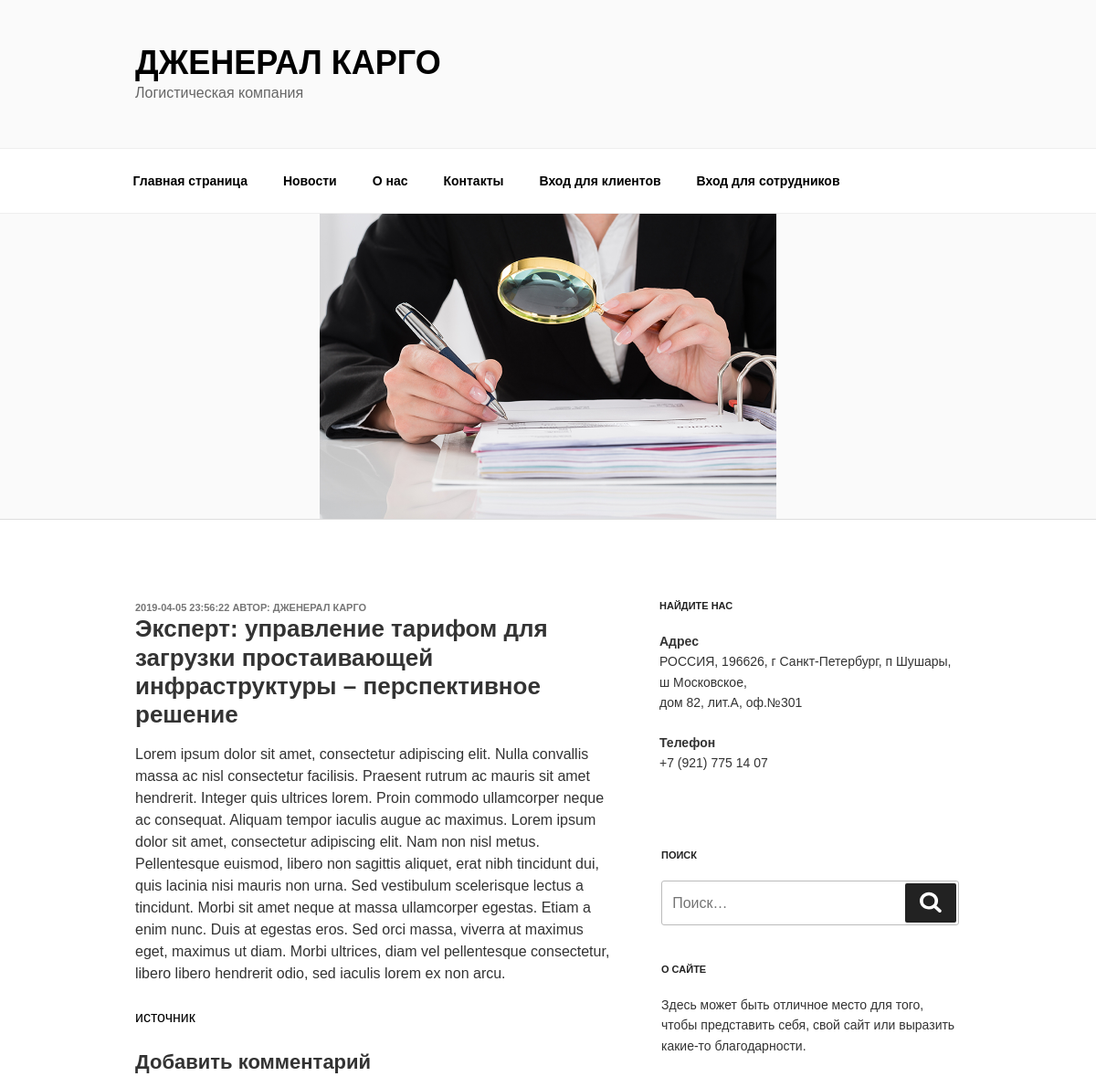
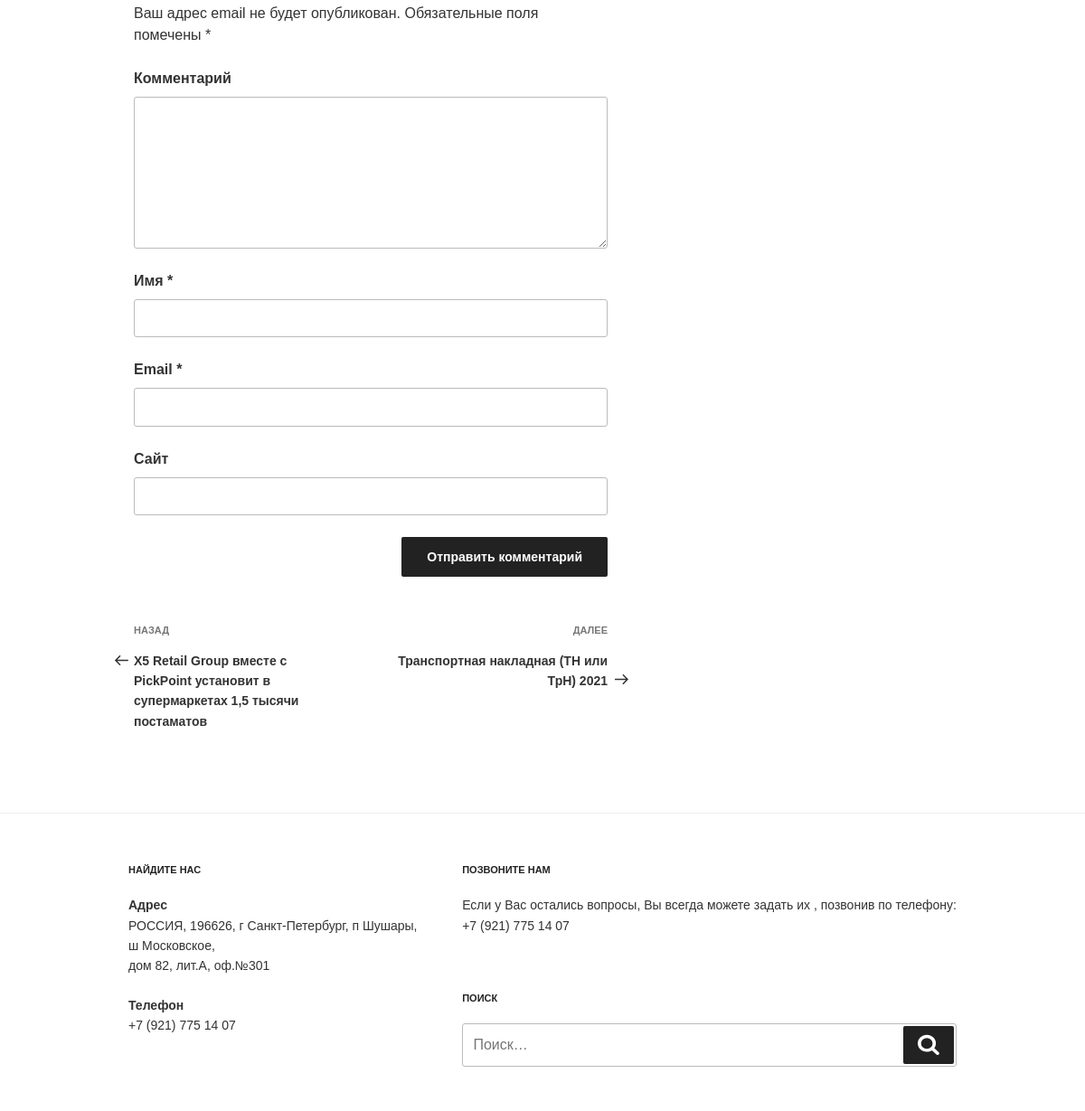
Screenshot of /pages/itemNews.php?id=2 with the database file from the repository (2 pictures, top to bottom).
### tables this page shows
CREATE TABLE `news` (
  `id` int NOT NULL,
  `title` varchar(255) NOT NULL,
  `author` varchar(50) NOT NULL,
  `date` datetime NOT NULL,
  `description` text NOT NULL,
  `content` mediumtext NOT NULL,
  `source` varchar(500) NOT NULL,
  `image` varchar(255) DEFAULT NULL
);

CREATE TABLE `contacts` (
  `id` int NOT NULL,
  `address` varchar(255) NOT NULL,
  `phone` varchar(25) NOT NULL
);

### public/pages/itemNews.php (the view, shortened to what this page needs)
<?php
require_once('../includes/db.php');
$news_id = isset($_GET['id']) ? (int)$_GET['id'] : 0;
if ($news_id > 0) {
    $stmt = $connection->prepare("SELECT * FROM news WHERE id = ?");
    $stmt->bind_param("i", $news_id);
    $stmt->execute();
    $result = $stmt->get_result();
    $news = $result->fetch_assoc();
    if ($news) {
        $stmt_prev = $connection->prepare("SELECT id, title FROM news WHERE date < ? ORDER BY date DESC LIMIT 1");
        $stmt_prev->bind_param('s', $news['date']);
        $stmt_prev->execute();
        $result_prev = $stmt_prev->get_result();
        $prev_news = $result_prev->fetch_assoc();
        $stmt_next = $connection->prepare("SELECT id, title FROM news WHERE date > ? ORDER BY date ASC LIMIT 1");
        $stmt_next->bind_param('s', $news['date']);
        $stmt_next->execute();
        $result_next = $stmt_next->get_result();
        $next_news = $result_next->fetch_assoc();
?>
        <!DOCTYPE html>
        <html lang="ru">
        <head>
            <link rel="stylesheet" href="../css/reset.css">
            <link rel="stylesheet" href="../css/news.css">
        </head>
        <body>
            <?php
            require_once '../includes/modules/header.php';
            ?>
            <?php
            require_once '../includes/modules/nav.php';
            ?>
            <main>
                <?php
                if ($news['image'] != null) {
                ?>
                    <div class="logo">
                        <img src="<?php echo $news['image'] ?>" alt="Обложка">
                    </div>
                <?php
                }
                ?>
                <div class="full-width-white">
                    <div class="wrapper">
                        <article>
                            <div class="info-about-news">
                                <p>
                                    <a href="#"><time datetime="2019-11-18"><?php echo $news['date'] ?></time></a>
                                    АВТОР:
                                    <a href="#"><?php echo $news['author'] ?></a>
                                </p>
                            </div>
                            <h2><?php echo $news['title'] ?></h2>
                            <div class="news-content">
                                <?php echo $news['content'] ?>
                                <?php
                                if ($news['source'] != null) {
                                ?>
                                    <p>
                                        <a href="<?php echo $news['source'] ?>" class="source">источник</a>
                                    </p>
                                <?php
                                }
                                ?>
                            </div>
                            <h3>Добавить комментарий</h3>
                            <p>Ваш адрес email не будет опубликован. Обязательные поля помечены *</p>
                            <form class="comment-form" action="#" method="post">
                                <label for="comment">Комментарий</label>
                                <textarea id="comment" name="comment" cols="45" rows="8" maxlength="65525" required="required"></textarea>
                                <label for="author">Имя *</label>
                                <input id="author" name="author" type="text" value="" size="30" maxlength="245" required="required">
                                <label for="email">Email *</label>
                                <input id="email" name="email" type="email" value="" size="30" maxlength="100" aria-describedby="email-notes" required="required">
                                <label for="url">Сайт</label>
                                <input id="url" name="url" type="url" value="" size="30" maxlength="200">
                                <button type="submit" class="btn">Отправить комментарий</button>
                            </form>
                            <div class="prev-or-next-news">
                                <?php if ($prev_news): ?>
                                    <a href="itemNews.php?id=<?php echo $prev_news['id'] ?>" class="prev-news">
                                        <span>НАЗАД</span>
                                        <p><?php echo $prev_news['title'] ?></p>
                                    </a>
                                <?php endif; ?>
                                <?php if ($next_news): ?>
                                    <a href="itemNews.php?id=<?php echo $next_news['id'] ?>" class="next-news">
                                        <span>ДАЛЕЕ</span>
                                        <p><?php echo $next_news['title'] ?></p>
                                    </a>
                                <?php endif; ?>
                            </div>
                        </article>
                        <?php
                        require_once '../includes/modules/footerAside.php';
                        ?>
                    </div>
                </div>
            </main>
            <?php
            require_once '../includes/modules/footer.php';
            ?>
        </body>
        </html>
<?php
    }
} else {
    echo "Некорректный ID новости.";
}
?>

### public/includes/modules/footerAside.php (shortened to what this page needs)
<?php
require_once(__DIR__ . '/../db.php');
$query = "SELECT address, phone FROM contacts";
$result = $connection->query($query);
while ($news = $result->fetch_assoc()) {
?>
    <footer class="footer-aside">
        <section class="find-us">
            <h4>НАЙДИТЕ НАС</h4>
            <div>
                <strong>Адрес</strong>
                <p><?php echo $news['address']; ?></p>
            </div>
            <div>
                <strong>Телефон</strong>
                <p><?php echo $news['phone']; ?></p>
            </div>
        </section>
        <div class="search-and-site">
            <section class="search">
                <h4>ПОИСК</h4>
                <form action="#" method="get">
                    <input type="search" id="search-form" name="s" placeholder="Поиск…">
                    <button type="submit">
                        <img src="../images/search.svg" alt="search">
                    </button>
                </form>
            </section>
            <section class="about-site">
                <h4>О САЙТЕ</h4>
                <p>
                    Здесь может быть отличное место для того, чтобы представить себя, свой сайт или выразить какие-то благодарности.
                </p>
            </section>
        </div>
    </footer>
<?php
}
?>

### public/includes/modules/footer.php (shortened to what this page needs)
<?php
require_once(__DIR__ . '/../db.php');
$query = "SELECT address, phone FROM contacts";
$result = $connection->query($query);
while ($news = $result->fetch_assoc()) {
?>
    <footer class="full-width-white">
        <div>
            <section class="find-us">
                <h4>НАЙДИТЕ НАС</h4>
                <div>
                    <strong>Адрес</strong>
                    <p><?php echo $news['address']; ?></p>
                </div>
                <div>
                    <strong>Телефон</strong>
                    <p><?php echo $news['phone']; ?></p>
                </div>
            </section>
            <div class="call-and-search">
                <section class="call-us">
                    <h4>ПОЗВОНИТЕ НАМ</h4>
                    <p>Если у Вас остались вопросы, Вы всегда можете задать их , позвонив по телефону:<br><?php echo $news['phone']; ?>
                    </p>
                </section>
                <section class="search">
                    <h4>ПОИСК</h4>
                    <form action="#" method="get">
                        <input type="search" id="search-form" name="s" placeholder="Поиск…">
                        <button type="submit">
                            <img src="../images/search.svg" alt="search">
                        </button>
                    </form>
                </section>
            </div>
        </div>
    </footer>
<?php
}
?>

### public/css/news.css (style rules this page uses)
body { font-family: Arial, Helvetica, sans-serif; color: #333; }
.full-width-white { background-color: #fff; }
.logo { display: flex; justify-content: center; background-color: #fafafa; border-bottom: solid 1px #ddd; }
.logo > img { max-width: 500px; }
.wrapper { display: flex; justify-content: space-between; gap: 50px; max-width: 1000px; margin: 0 auto; padding: 88px 48px 0 48px; }
.info-about-news > p, .info-about-news a { font-size: 1.1rem; color: #767676; font-weight: 800; line-height: 1.5em; text-transform: uppercase; }
article > h2 { font-size: 2.6rem; line-height: 1.2em; margin: 0 0 16px 0; }
article > h3 { font-size: 2.2rem; color: #333; margin: 0 0 16.5px 0; }
.news-content > p, article > p { font-size: 1.6rem; line-height: 1.5em; margin-bottom: 1.5em; }
.comment-form { display: flex; flex-direction: column; }
.comment-form > label { font-size: 1.6rem; font-weight: 800; line-height: 1.5em; margin: 0 0 8px 0; }
.comment-form > textarea { resize: vertical; }
.comment-form > input, .comment-form > textarea { font-size: 1.6rem; color: #666; border: 1px solid #bbb; border-radius: 3px; padding: 0.7em; margin: 0 0 24px 0; }
.btn { background-color: #222; border-radius: 2px; padding: 14px 28px; font-weight: 800; color: #fff; width: fit-content; margin-left: auto; }
.prev-or-next-news { display: flex; gap: 20px; margin: 48px 0; }
.prev-news, .next-news { display: flex; flex-direction: column; gap: 11px; max-width: 45%; }
.prev-news { align-items: flex-start; margin-right: auto; }
.next-news { align-items: flex-end; margin-left: auto; }
.prev-or-next-news span { font-size: 1.1rem; font-weight: 800; color: #767676; text-transform: uppercase; }
.prev-or-next-news a { font-weight: 1.5rem; font-weight: 800; color: #333; line-height: 1.6em; }
.prev-news > p { text-align: start; position: relative; }
.prev-news > p::before { content: ""; background: url("../images/arrow_left.svg") 0 0 no-repeat; position: absolute; width: 20px; height: 20px; top: 3px; left: -21px; }
.next-news > p { text-align: end; position: relative; }
.next-news > p::after { content: ""; background: url("../images/arrow_right.svg") 0 0 no-repeat; position: absolute; width: 20px; height: 20px; bottom: 0px; right: -28px; }
.call-and-search { display: flex; flex-direction: column; gap: 42px; }
footer { margin: 42px 0 0 0; border-top: solid 1px #eee; }
footer > div { display: flex; justify-content: space-between; max-width: 1000px; margin: 0 auto; padding: 56px 42px 49px 42px; }
footer h4 { font-size: 1.1rem; color: #222; margin: 0 0 22px 0; }
footer strong { font-size: 1.4rem; font-weight: 700; line-height: 1.6em; color: #333; }
footer p { font-size: 1.4rem; line-height: 1.6em; color: #333; margin: 0 0 21px 0; }
.find-us { width: 330px; }
.search-and-site { display: flex; flex-direction: column; gap: 42px; width: 532px; }
.footer-aside { margin: 0; border: none; }
.footer-aside > .search-and-site { width: 326px; padding: 0; }
.footer-aside > .search-and-site > .search { margin: 63px 0 0 0; }
footer input { width: 100%; font-size: 1.6rem; line-height: 1.5em; color: #666; background-color: #fff; border: solid 1px #bbb; border-radius: 3px; padding: 0.7em; }
footer form { position: relative; }
footer form button { position: absolute; background-color: #222; border-radius: 2px; top: 3px; bottom: 3px; right: 3px; padding: 8px 16px; }
footer form button img { width: 24px; height: 24px; }

### rows the page displays
news: image (picture), date "2019-04-05 23:56:22", author "ДЖЕНЕРАЛ КАРГО", title "Эксперт: управление тарифом для загрузки простаивающей инфраструктуры – перспективное решение", content "Lorem ipsum dolor sit amet, consectetur adipiscing elit. Nulla convallis massa ac nisl consectetur facilisis. Praesent rutrum ac mauris sit amet hendrerit. Integer quis ultrices lorem. Proin commodo ullamcorper neque ac consequat. Aliquam tempor iaculis augue ac maximus. Lorem ipsum dolor sit amet, consectetur adipiscing elit. Nam non nisl metus. Pellentesque euismod, libero non sagittis aliquet, erat nibh tincidunt dui, quis lacinia nisi mauris non urna. Sed vestibulum scelerisque lectus a tincidunt. Morbi sit amet neque at massa ullamcorper egestas. Etiam a enim nunc. Duis at egestas eros. Sed orci massa, viverra at maximus eget, maximus ut diam. Morbi ultrices, diam vel pellentesque…"
news: title "X5 Retail Group вместе с PickPoint установит в супермаркетах 1,5 тысячи постаматов"
news: title "Транспортная накладная (ТН или ТрН) 2021"
contacts: address "РОССИЯ, 196626, г Санкт-Петербург, п Шушары, ш Московское, дом 82, лит.А, оф.№301", phone "+7 (921) 775 14 07"
